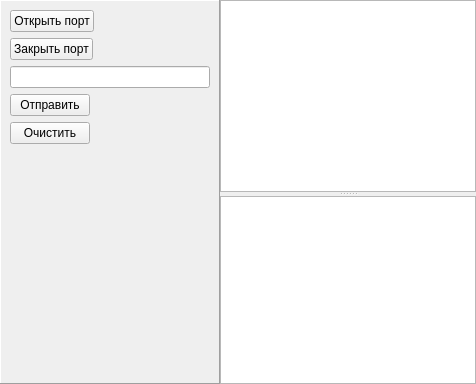
      <widget class="QWidget" name="tab_5">
       <attribute name="title">
        <string>Терминал</string>
       </attribute>
       <layout class="QVBoxLayout" name="verticalLayout_2">
        <property name="spacing">
         <number>0</number>
        </property>
        <property name="leftMargin">
         <number>0</number>
        </property>
        <property name="topMargin">
         <number>0</number>
        </property>
        <property name="rightMargin">
         <number>0</number>
        </property>
        <property name="bottomMargin">
         <number>0</number>
        </property>
        <item>
         <widget class="QWidget" name="wTerm" native="true">
          <layout class="QHBoxLayout" name="horizontalLayout">
           <property name="spacing">
            <number>0</number>
           </property>
           <property name="leftMargin">
            <number>0</number>
           </property>
           <property name="topMargin">
            <number>0</number>
           </property>
           <property name="rightMargin">
            <number>0</number>
           </property>
           <property name="bottomMargin">
            <number>0</number>
           </property>
           <item>
            <widget class="QFrame" name="frame">
             <property name="minimumSize">
              <size>
               <width>45</width>
               <height>45</height>
              </size>
             </property>
             <property name="frameShape">
              <enum>QFrame::Panel</enum>
             </property>
             <property name="frameShadow">
              <enum>QFrame::Raised</enum>
             </property>
             <layout class="QVBoxLayout" name="verticalLayout">
              <item>
               <widget class="QPushButton" name="pbOpen">
                <property name="sizePolicy">
                 <sizepolicy hsizetype="Maximum" vsizetype="Fixed">
                  <horstretch>0</horstretch>
                  <verstretch>0</verstretch>
                 </sizepolicy>
                </property>
                <property name="text">
                 <string>Открыть порт</string>
                </property>
               </widget>
              </item>
              <item>
               <widget class="QPushButton" name="pbClose">
                <property name="sizePolicy">
                 <sizepolicy hsizetype="Maximum" vsizetype="Fixed">
                  <horstretch>0</horstretch>
                  <verstretch>0</verstretch>
                 </sizepolicy>
                </property>
                <property name="text">
                 <string>Закрыть порт</string>
                </property>
               </widget>
              </item>
              <item>
               <widget class="QLineEdit" name="leSend">
                <property name="sizePolicy">
                 <sizepolicy hsizetype="Maximum" vsizetype="Fixed">
                  <horstretch>0</horstretch>
                  <verstretch>0</verstretch>
                 </sizepolicy>
                </property>
                <property name="minimumSize">
                 <size>
                  <width>200</width>
                  <height>0</height>
                 </size>
                </property>
               </widget>
              </item>
              <item>
               <widget class="QPushButton" name="pbSend">
                <property name="sizePolicy">
                 <sizepolicy hsizetype="Maximum" vsizetype="Fixed">
                  <horstretch>0</horstretch>
                  <verstretch>0</verstretch>
                 </sizepolicy>
                </property>
                <property name="text">
                 <string>Отправить</string>
                </property>
               </widget>
              </item>
              <item>
               <widget class="QPushButton" name="pbClear">
                <property name="sizePolicy">
                 <sizepolicy hsizetype="Maximum" vsizetype="Fixed">
                  <horstretch>0</horstretch>
                  <verstretch>0</verstretch>
                 </sizepolicy>
                </property>
                <property name="text">
                 <string>Очистить</string>
                </property>
               </widget>
              </item>
              <item>
               <spacer name="verticalSpacer">
                <property name="orientation">
                 <enum>Qt::Vertical</enum>
                </property>
                <property name="sizeHint" stdset="0">
                 <size>
                  <width>20</width>
                  <height>40</height>
                 </size>
                </property>
               </spacer>
              </item>
             </layout>
            </widget>
           </item>
           <item>
            <widget class="QWidget" name="widget" native="true">
             <property name="sizePolicy">
              <sizepolicy hsizetype="Expanding" vsizetype="Preferred">
               <horstretch>0</horstretch>
               <verstretch>0</verstretch>
              </sizepolicy>
             </property>
             <property name="minimumSize">
              <size>
               <width>45</width>
               <height>0</height>
              </size>
             </property>
             <layout class="QVBoxLayout" name="verticalLayout_3">
              <property name="spacing">
               <number>0</number>
              </property>
              <property name="leftMargin">
               <number>0</number>
              </property>
              <property name="topMargin">
               <number>0</number>
              </property>
              <property name="rightMargin">
               <number>0</number>
              </property>
              <property name="bottomMargin">
               <number>0</number>
              </property>
              <item>
               <widget class="QSplitter" name="splitter">
                <property name="orientation">
                 <enum>Qt::Vertical</enum>
                </property>
                <widget class="QTextEdit" name="teReceive">
                 <property name="sizePolicy">
                  <sizepolicy hsizetype="Expanding" vsizetype="Minimum">
                   <horstretch>0</horstretch>
                   <verstretch>0</verstretch>
                  </sizepolicy>
                 </property>
                 <property name="readOnly">
                  <bool>true</bool>
                 </property>
                </widget>
                <widget class="QTextEdit" name="teModuleMessages"/>
               </widget>
              </item>
             </layout>
            </widget>
           </item>
          </layout>
         </widget>
        </item>
       </layout>
      </widget>
